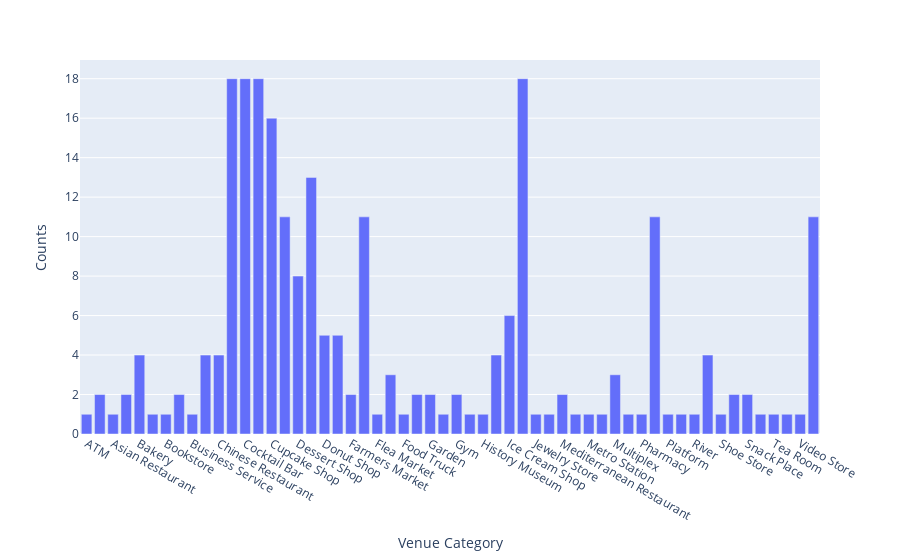

Notebook source saved alongside this figure:
### Code cell
ser = pd.Series() 
temp_c = cluster2.drop('Neighborhood', 1)
for c in temp_c.columns:
    temp = temp_c[c].value_counts()
    ser = ser.append(temp)
bar_cluster2 = ser.to_frame()
bar_cluster2.reset_index(inplace = True)
bar_cluster2.columns = ['Venue','Counts']
bar_cluster2 = bar_cluster2.groupby('Venue').sum()
fig = px.bar(bar_cluster2, x=bar_cluster2.index, y='Counts', labels={'x':'Venue Category'})
fig.show()

### Figure 1 — Plotly figure (JSON) as saved in the notebook; plotly's stock layout.template omitted (floating-point values rounded to 4 significant figures)
{"data": [{"alignmentgroup": "True", "hoverlabel": {"namelength": 0}, "hovertemplate": "Venue Category=%{x}<br>Counts=%{y}", "legendgroup": "", "marker": {"color": "#636efa"}, "name": "", "offsetgroup": "", "orientation": "v", "showlegend": false, "textposition": "auto", "type": "bar", "x": ["ATM", "Arts & Crafts Store", "Asian Restaurant", "BBQ Joint", "Bakery", "Big Box Store", "Bookstore", "Breakfast Spot", "Business Service", "Café", "Chinese Restaurant", "Clothing Store", "Cocktail Bar", "Coffee Shop", "Cupcake Shop", "Department Store", "Dessert Shop", "Diner", "Donut Shop", "Electronics Store", "Farmers Market", "Fast Food Restaurant", "Flea Market", "Food Court", "Food Truck", "Furniture / Home Store", "Garden", "Gas Station", "Gym", "Historic Site", "History Museum", "Hotel", "Ice Cream Shop", "Indian Restaurant", "Jewelry Store", "Juice Bar", "Mediterranean Restaurant", "Men's Store", "Metro Station", "Motel", "Multiplex", "Park", "Pharmacy", "Pizza Place", "Platform", "Restaurant", "River", "Sandwich Place", "Shoe Store", "Shopping Mall", "Snack Place", "Sporting Goods Shop", "Tea Room", "Train Station", "Video Store", "Yoga Studio"], "xaxis": "x", "y": [1, 2, 1, 2, 4, 1, 1, 2, 1, 4, 4, 18, 18, 18, 16, 11, 8, 13, 5, 5, 2, 11, 1, 3, 1, 2, 2, 1, 2, 1, 1, 4, 6, 18, 1, 1, 2, 1, 1, 1, 3, 1, 1, 11, 1, 1, 1, 4, 1, 2, 2, 1, 1, 1, 1, 11], "yaxis": "y"}], "layout": {"barmode": "relative", "legend": {"tracegroupgap": 0}, "margin": {"t": 60}, "xaxis": {"anchor": "y", "domain": [0, 1], "title": {"text": "Venue Category"}}, "yaxis": {"anchor": "x", "domain": [0, 1], "title": {"text": "Counts"}}}}
